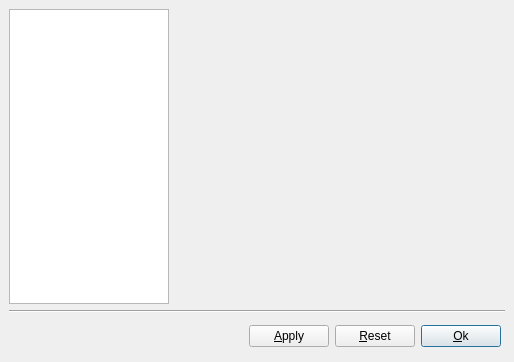
<ui version="4.0" >
 <class>pqOptionsFrame</class>
 <widget class="QDialog" name="pqOptionsFrame" >
  <property name="geometry" >
   <rect>
    <x>0</x>
    <y>0</y>
    <width>514</width>
    <height>362</height>
   </rect>
  </property>
  <property name="windowTitle" >
   <string>Options</string>
  </property>
  <layout class="QGridLayout" >
   <property name="margin" >
    <number>9</number>
   </property>
   <property name="spacing" >
    <number>6</number>
   </property>
   <item row="2" column="0" colspan="2" >
    <layout class="QHBoxLayout" >
     <property name="margin" >
      <number>4</number>
     </property>
     <property name="spacing" >
      <number>6</number>
     </property>
     <item>
      <spacer>
       <property name="orientation" >
        <enum>Qt::Horizontal</enum>
       </property>
       <property name="sizeHint" >
        <size>
         <width>0</width>
         <height>26</height>
        </size>
       </property>
      </spacer>
     </item>
     <item>
      <widget class="QPushButton" name="ApplyButton" >
       <property name="text" >
        <string>&amp;Apply</string>
       </property>
      </widget>
     </item>
     <item>
      <widget class="QPushButton" name="ResetButton" >
       <property name="text" >
        <string>&amp;Reset</string>
       </property>
      </widget>
     </item>
     <item>
      <widget class="QPushButton" name="CloseButton" >
       <property name="text" >
        <string>&amp;Ok</string>
       </property>
       <property name="default" >
        <bool>true</bool>
       </property>
      </widget>
     </item>
    </layout>
   </item>
   <item row="0" column="1" >
    <widget class="QStackedWidget" name="Stack" >
     <property name="currentIndex" >
      <number>0</number>
     </property>
     <widget class="QWidget" name="BlankPage" />
    </widget>
   </item>
   <item row="0" column="0" >
    <widget class="QTreeView" name="PageNames" >
     <property name="sizePolicy" >
      <sizepolicy>
       <hsizetype>0</hsizetype>
       <vsizetype>7</vsizetype>
       <horstretch>0</horstretch>
       <verstretch>0</verstretch>
      </sizepolicy>
     </property>
     <property name="minimumSize" >
      <size>
       <width>160</width>
       <height>0</height>
      </size>
     </property>
     <property name="maximumSize" >
      <size>
       <width>160</width>
       <height>16777215</height>
      </size>
     </property>
     <property name="whatsThis" >
      <string>Select a category to show the options for that category.</string>
     </property>
    </widget>
   </item>
   <item row="1" column="0" colspan="2" >
    <widget class="QFrame" name="Separator" >
     <property name="frameShape" >
      <enum>QFrame::HLine</enum>
     </property>
     <property name="frameShadow" >
      <enum>QFrame::Sunken</enum>
     </property>
    </widget>
   </item>
  </layout>
 </widget>
 <tabstops>
  <tabstop>CloseButton</tabstop>
  <tabstop>PageNames</tabstop>
  <tabstop>ApplyButton</tabstop>
  <tabstop>ResetButton</tabstop>
 </tabstops>
 <resources/>
 <connections/>
</ui>
